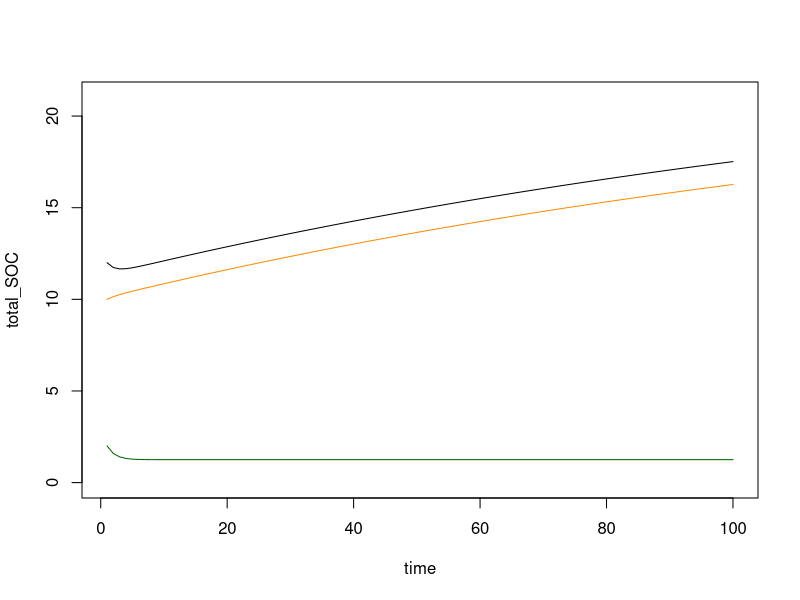

Generate this figure with R:

library(deSolve)

##function (differential form)
ODEfun <- function(time=seq(1:times_range), state=state, parms=parms) {
  with(as.list(c(state, parms)), {
    .Y=I-ky*r*Y
    .O=h*ky*r*Y-ko*r*O
    return(list(c(.Y, .O)))
  })
}


init=c(Y=2, O=10)
parameters=c(ky=0.8, ko=0.0065, h=0.15, r=1, I=1)
sim_length=100

simulation <- ode(y = init, time = seq(1:sim_length), func = ODEfun, parms = parameters)
total_SOC=simulation[,2]+simulation[,3]


plot(simulation[,1], total_SOC,  type="l", ylim=c(0, max(total_SOC)*1.2), xlab="time")
lines(simulation[,2], col="darkgreen")
lines(simulation[,3], col="darkorange")
